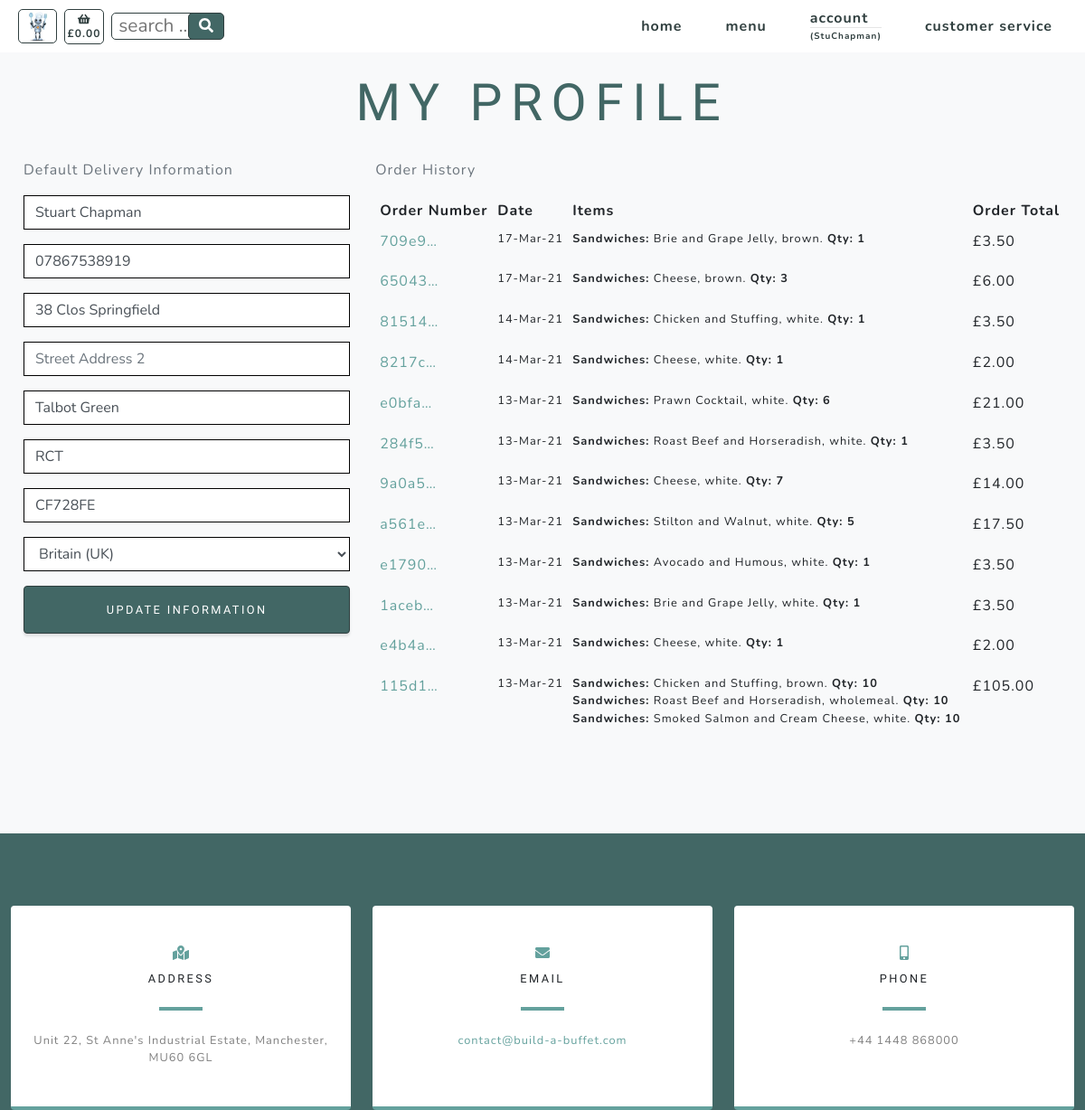
The app's page /profiles/ (signed in) with its own data.
### profiles/models.py (models this page shows)
class UserProfile(models.Model):
    user = models.OneToOneField(User, on_delete=models.CASCADE)
    default_full_name = models.CharField(max_length=20, null=True, blank=True)
    default_phone_number = models.CharField(max_length=20, null=True, blank=True)
    default_street_address1 = models.CharField(max_length=80, null=True, blank=True)
    default_street_address2 = models.CharField(max_length=80, null=True, blank=True)
    default_town_or_city = models.CharField(max_length=40, null=True, blank=True)
    default_county = models.CharField(max_length=80, null=True, blank=True)
    default_postcode = models.CharField(max_length=20, null=True, blank=True)
    default_country = CountryField(blank_label='Country', null=True, blank=True)
    def __str__(self):
        return self.user.username

### checkout/models.py (models this page shows, shortened)
class Order(models.Model):
    customer_name = models.CharField(max_length=50, null=False, blank=False)
    order_number = models.CharField(max_length=32, null=False, editable=False)
    cookie = models.CharField(max_length=32, null=False, editable=False)
    full_name = models.CharField(max_length=50, null=False, blank=False)
    email = models.EmailField(max_length=254, null=False, blank=False)
    phone_number = models.CharField(max_length=20, null=False, blank=False)
    country = CountryField(blank_label='Country *', null=False, blank=False)
    postcode = models.CharField(max_length=20, null=True, blank=True)
    town_or_city = models.CharField(max_length=40, null=False, blank=False)
    street_address1 = models.CharField(max_length=80, null=False, blank=False)
    street_address2 = models.CharField(max_length=80, null=True, blank=True)
    county = models.CharField(max_length=80, null=True, blank=True)
    date = models.DateTimeField(auto_now_add=True)
    delivery_cost = models.DecimalField(max_digits=6, decimal_places=2, null=False, default=0)
    order_total = models.DecimalField(max_digits=10, decimal_places=2, null=False, default=0)
    grand_total = models.DecimalField(max_digits=10, decimal_places=2, null=False, default=0)

class Order_items(models.Model):
    class Meta:
        verbose_name_plural = 'Order_items'
    order_number = models.CharField(max_length=32, null=False, editable=False)
    cookie = models.DecimalField(max_digits=8, decimal_places=0)
    item_number = models.DecimalField(max_digits=9999, decimal_places=0)
    category = models.CharField(max_length=254)
    name = models.CharField(max_length=254)
    servings = models.DecimalField(max_digits=3, decimal_places=0)
    option = models.CharField(max_length=254)
    total_price = models.DecimalField(max_digits=6, decimal_places=2, null=True, blank=True)

### products/models.py (models this page shows, shortened)
class Options(models.Model):
    class Meta:
        verbose_name_plural = 'Options'
    category = models.ForeignKey('Category', null=True, blank=True,
                                 on_delete=models.SET_NULL)
    id_no = models.CharField(max_length=254, null=True)
    option1 = models.CharField(max_length=24)
    option2 = models.CharField(max_length=24)
    option3 = models.CharField(max_length=24)

### profiles/views.py (the view)
# urls.py: path('', views.profile, name='profile'),
@login_required
def profile(request):
    profile = get_object_or_404(UserProfile, user=request.user)
    if request.method == 'POST':
        form = UserProfileForm(request.POST, instance=profile)
        if form.is_valid():
            form.save()
            messages.success(request, 'Profile updated successfully')
        else:
            messages.success(request, 'There was an error updating your profile - please try again')
    else:
        form = UserProfileForm(instance=profile)
    options = Options.objects.all()
    orders = Order.objects.filter(customer_name=profile)
    items = Order_items.objects.none()
    x = -1
    for order in orders:
        x = x + 1
        order_number = Order.objects.filter(customer_name=profile)[x].order_number
        order_items = Order_items.objects.filter(order_number=order_number)
        items = items | order_items
    orders = orders.order_by('-date')
    context = {
        'form': form,
        'orders': orders,
        'items': items,
        'options': options,
        'on_profile_page': True
    }
    return render(request, 'profiles/profile.html', context)

### profiles/forms.py
class UserProfileForm(forms.ModelForm):
    class Meta:
        model = UserProfile
        exclude = ('user',)
    def __init__(self, *args, **kwargs):
        super().__init__(*args, **kwargs)
        placeholders = {
            'default_full_name': 'Full Name',
            'default_phone_number': 'Phone Number',
            'default_postcode': 'Postal Code',
            'default_town_or_city': 'Town or City',
            'default_street_address1': 'Street Address 1',
            'default_street_address2': 'Street Address 2',
            'default_county': 'County, State or Locality',
        }
        self.fields['default_phone_number'].widget.attrs['autofocus'] = True
        for field in self.fields:
            if field != 'default_country':
                if self.fields[field].required:
                    placeholder = f'{placeholders[field]} *'
                else:
                    placeholder = placeholders[field]
                self.fields[field].widget.attrs['placeholder'] = placeholder
            self.fields[field].widget.attrs['class'] = 'border-black rounded-0 profile-form-input'
            self.fields[field].label = False

### basket/contexts.py (called while the page is built)
def basket_context(request):
    cookie_key = settings.COOKIE_KEY
    try:
        cookie = request.COOKIES[cookie_key]
        basket_total = Basket.objects.filter(cookie=cookie).aggregate(Sum('total_price'))
        if basket_total['total_price__sum'] is None:
            basket_total = ""
    except KeyError:
        basket_total = ""
        cookie = 99999999
    context = {
            'cookie': cookie,
            'cookie_key': cookie_key,
            'basket_total': basket_total,
        }
    return context

### profiles/templates/profiles/profile.html (shortened to what this page needs)
{% extends "base.html" %}
{% load static %}
{% block content %}
    <section class="products-section bg-light" id="products">
        <div class="container">
            <div class="row justify-content-center no-gutters">
                <div class="col-xl-12">
                    <h1 class="product-text-one mx-auto text-uppercase text-center flex-margin-b text-blue">My Profile</h1>
                </div>
                <div class="row">
                    <div class="px-3 col-12 col-lg-4">
                        <p class="text-muted">Default Delivery Information</p>
                        <form class="mt-3" action="{% url 'profile' %}" method="POST" id="profile-update-form">
                            {{ form|crispy }}
                            <button class="width-100 border-solid masthead-button btn btn-primary js-scroll-trigger float-right">Update Information</button>
                        </form>
                    </div>
                    <div class="col-12 col-lg-8">
                        <p class="text-muted">Order History</p>
                        <div class="order-history table-responsive">
                            <table class="table table-sm table-borderless">
                                <thead>
                                    <tr>
                                        <th>Order Number</th>
                                        <th>Date</th>
                                        <th>Items</th>
                                        <th>Order Total</th>
                                    </tr>
                                </thead>
                                <tbody>
                                    {% for order in orders %}
                                        <tr>
                                            <td>
                                                <a href="{% url 'order_success' order.order_number %}"
                                                title="{{ order.order_number }}">
                                                    {{ order.order_number|truncatechars:6 }}
                                                </a>
                                            </td>
                                            <td class="small">{{ order.date|date:'d-M-y' }}</td>
                                            <td>
                                                <ul class="list-unstyled">
                                                    {% for item in items %}
                                                        {% if item.order_number == order.order_number %}
                                                            <li class="small">
                                                                {% if item.option == "selected-one" %}
                                                                    {% for option in options %}
                                                                        <b>{{ item.category.title }}:</b> {{ item.name }}, {{ option.option1 }}. <b>Qty: {{ item.servings }}</b>
                                                                    {% endfor %}
                                                                {% endif %}
                                                                {% if item.option == "selected-two" %}
                                                                    {% for option in options %}
                                                                        <b>{{ item.category.title }}:</b> {{ item.name }}, {{ option.option2 }}. <b>Qty: {{ item.servings }}</b>
                                                                    {% endfor %}
                                                                {% endif %}
                                                                {% if item.option == "selected-three" %}
                                                                    {% for option in options %}
                                                                        <b>{{ item.category.title }}:</b> {{ item.name }}, {{ option.option3 }}. <b>Qty: {{ item.servings }}</b>
                                                                    {% endfor %}
                                                                {% endif %}
                                                            </li>
                                                        {% endif %}
                                                    {% endfor %}
                                                </ul>
                                            </td>
                                            <td>£{{ order.order_total }}</td>
                                        </tr>
                                    {% endfor %}
                                </tbody>
                            </table>
                        </div>
                    </div>
                </div>
            </div>
        </div>
    </section>
{% include 'includes/contact.html' %}
{% endblock %}

### templates/base.html (shortened to what this page needs)
{% load static %}
<!doctype html>
<html lang="en">
  <head>
    {% block corecss %}
        <link href="{% static 'css/styles.css' %}" rel="stylesheet" />
        <link href="{% static 'css/slider.css' %}" rel="stylesheet" />
    {% endblock %}
  </head>
  <body id="page-top" onload="createCookie()">
        <nav class="navbar navbar-expand-lg navbar-light fixed-top" id="mainNav">
            <div class="container">
                <div>
                    <ul class="navbar-nav ml-auto align-vertically">
                        <li class="nav-item"><a class="nav-link js-scroll-trigger bartholemew-menu" href=""><img src="/media/assets/img/bartholemew-sml.jpg" alt="bartholemew" height="36"></a></li>
                    </ul>
                </div>
                <div>
                    <ul class="navbar-nav ml-auto align-vertically">
                        {% if basket_total.total_price__sum != None %}
                            <li class="nav-item"><a class="nav-link js-scroll-trigger text-center text-xs-nav basket" href="{% url 'basket' %}"><i class="fa fa-shopping-basket" aria-hidden="true"></i><br><span class=" text-xs-nav">£{{ basket_total.total_price__sum|floatformat:"2" }}</span></a></li>
                        {% else %}
                            <li class="nav-item"><a class="nav-link js-scroll-trigger text-center text-xs-nav basket" href="{% url 'basket' %}"><i class="fa fa-shopping-basket" aria-hidden="true"></i><br><span class=" text-xs-nav">£0.00</span></a></li>
                        {% endif %}
                    </ul>
                </div>
                <div class="ml-2 mr-auto">
                    <form action="{% url 'search_products' %}" method="GET">
                        <input class="search-input text-blue text-xs" type="text" name="product_search" id="product_search" placeholder=" search ...">
                        <button class="search-button text-center" type="submit">
                                <i class="fas fa-search"></i>
                        </button>
                    </form>
                </div>
                <div class="collapse navbar-collapse" id="navbarResponsive">
                    <ul class="navbar-nav ml-auto">
                        <li class="nav-item my-auto"><a class="nav-link js-scroll-trigger" href="{% url 'home' %}">home</a></li>
                        <li class="nav-item dropdown my-auto">
                            <a class="nav-link js-scroll-trigger" href="#" id="all-menus-link" data-toggle="dropdown" aria-haspopup="true" aria-expanded="false">
                                menu
                            </a>
                        </li>
                        <li class="nav-item dropdown">
                            {% if request.user.is_authenticated %}
                                <a class="nav-link js-scroll-trigger" href="#" id="account-link" data-toggle="dropdown" aria-haspopup="true" aria-expanded="false">
                                    account
                                    <hr class="d-none d-lg-block user-br">
                                    <span class="user-text">
                                    ({{ request.user }})</span>
                                </a>
                            {% else %}
                                <a class="nav-link" href="{% url 'account_login' %}">login</a>
                            {% endif %}
                        </li>
                        <li class="nav-item my-auto"><a class="nav-link js-scroll-trigger" href="{% url 'service' %}">customer service</a></li>
                    </ul>
                </div>
            </div>
        </nav>
    {% block content %}
    {% endblock %}
  </body>
</html>

### records on screen
UserProfile: default_full_name "Stuart Chapman", default_phone_number "07867538919", default_street_address1 "38 Clos Springfield", default_town_or_city "Talbot Green", default_county "RCT", default_postcode "CF728FE", default_country "Britain (UK)"
Order: order_number "709e9…", date "17-Mar-21", order_total "3.50"
Order_items: category "Sandwiches", name "Brie and Grape Jelly", servings "1"
Options: option2 "brown", option1 "white", option3 "wholemeal"
Order: order_number "65043…", date "17-Mar-21", order_total "6.00"
Order_items: category "Sandwiches", name "Cheese", servings "3"
Order: order_number "81514…", date "14-Mar-21", order_total "3.50"
Order_items: category "Sandwiches", name "Chicken and Stuffing", servings "1"
Order: order_number "8217c…", date "14-Mar-21", order_total "2.00"
Order_items: category "Sandwiches", name "Cheese", servings "1"
Order: order_number "e0bfa…", date "13-Mar-21", order_total "21.00"
Order_items: category "Sandwiches", name "Prawn Cocktail", servings "6"
Order: order_number "284f5…", date "13-Mar-21", order_total "3.50"
Order_items: category "Sandwiches", name "Roast Beef and Horseradish", servings "1"
Order: order_number "9a0a5…", date "13-Mar-21", order_total "14.00"
Order_items: category "Sandwiches", name "Cheese", servings "7"
Order: order_number "a561e…", date "13-Mar-21", order_total "17.50"
Order_items: category "Sandwiches", name "Stilton and Walnut", servings "5"
Order: order_number "e1790…", date "13-Mar-21", order_total "3.50"
Order_items: category "Sandwiches", name "Avocado and Humous", servings "1"
Order: order_number "1aceb…", date "13-Mar-21", order_total "3.50"
Order_items: category "Sandwiches", name "Brie and Grape Jelly", servings "1"
Order: order_number "e4b4a…", date "13-Mar-21", order_total "2.00"
Order_items: category "Sandwiches", name "Cheese", servings "1"
Order: order_number "115d1…", date "13-Mar-21", order_total "105.00"
Order_items: category "Sandwiches", name "Chicken and Stuffing", servings "10"
Order_items: category "Sandwiches", name "Roast Beef and Horseradish", servings "10"
Order_items: category "Sandwiches", name "Smoked Salmon and Cream Cheese", servings "10"

### other values on screen
{{ request.user }} "StuChapman"
